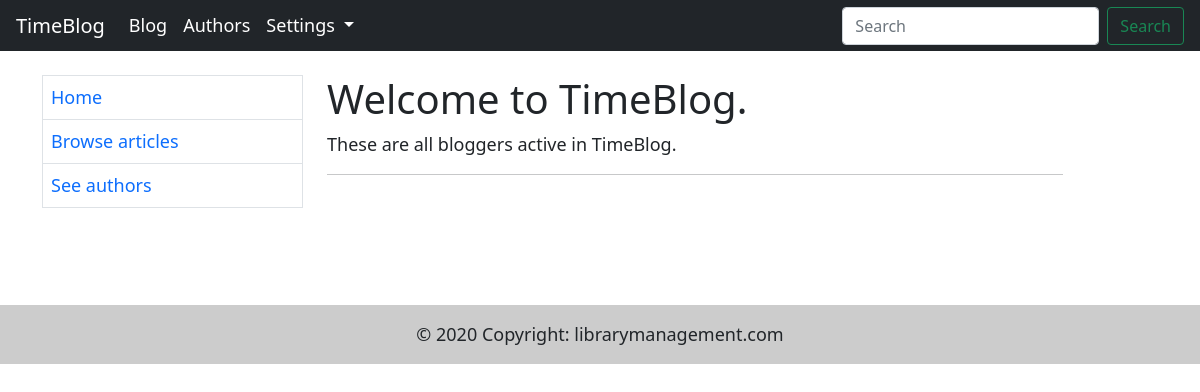
Page /blogs/authors/ on the earlier database version.
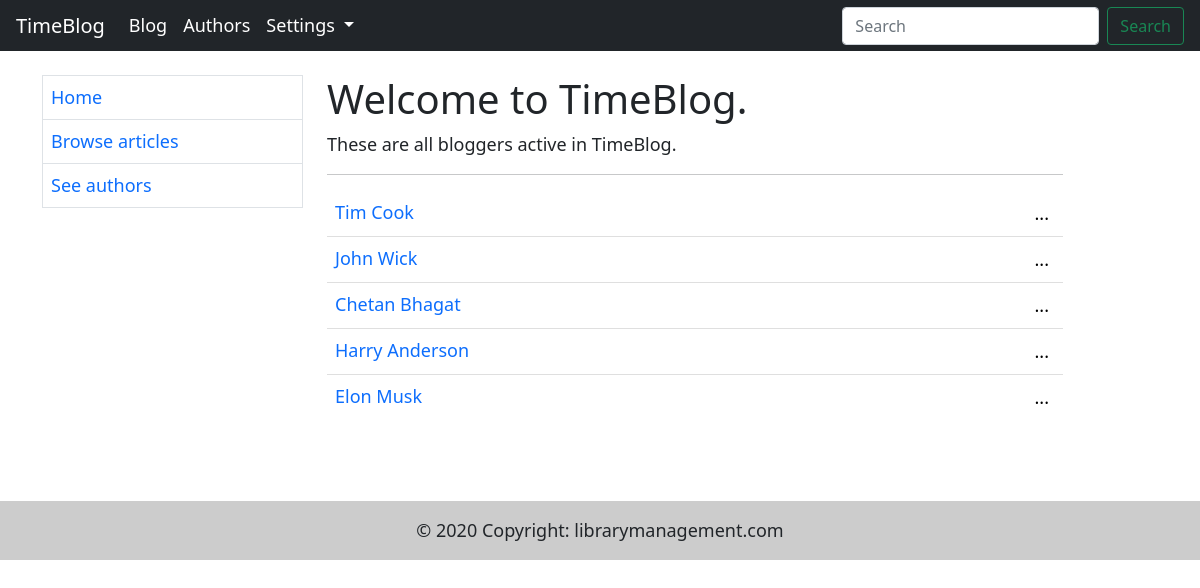
Same page on the later database version.
### blog/models.py (models this page shows, shortened)
class Author(models.Model):
    first_name = models.CharField(max_length=100)
    last_name = models.CharField(max_length=100)
    bio = models.TextField(max_length=10000, blank=True)
    date_of_birth = models.DateField(null=True, blank=True)

### blog/views.py (the view)
# urls.py: path('authors/', views.AuthorListView.as_view(), name="authors"),
class AuthorListView(generic.ListView):
    model = Author
    template_name = 'blog/authors.html'
    context_object_name = 'authors'

### templates/blog/authors.html (shortened to what this page needs)
{% extends 'base.html' %}
{% block body %}
    <h1>Welcome to TimeBlog.</h1>
    <p class="vLargeTextField">These are all bloggers active in TimeBlog.</p>
    <hr>
    <ul class="list-group list-group-flush">
        {% for author in authors %}
            <li class="p-2 list-group-item">
                <a href="{% url 'author' author.pk %}"> {{ author.first_name }} {{ author.last_name }}</a>
                <div class="btn-group" style="float:right">
                    <button style="border: 0px; background-color: white" type="button" data-bs-toggle="dropdown"
                            aria-expanded="false">
                        ...
                    </button>
                </div>
            </li>
        {% endfor %}
    </ul>
{% endblock %}

Differences in the rows shown:
added Author: first_name "Tim", last_name "Cook"
added Author: first_name "John", last_name "Wick"
added Author: first_name "Chetan", last_name "Bhagat"
added Author: first_name "Harry", last_name "Anderson"
added Author: first_name "Elon", last_name "Musk"
